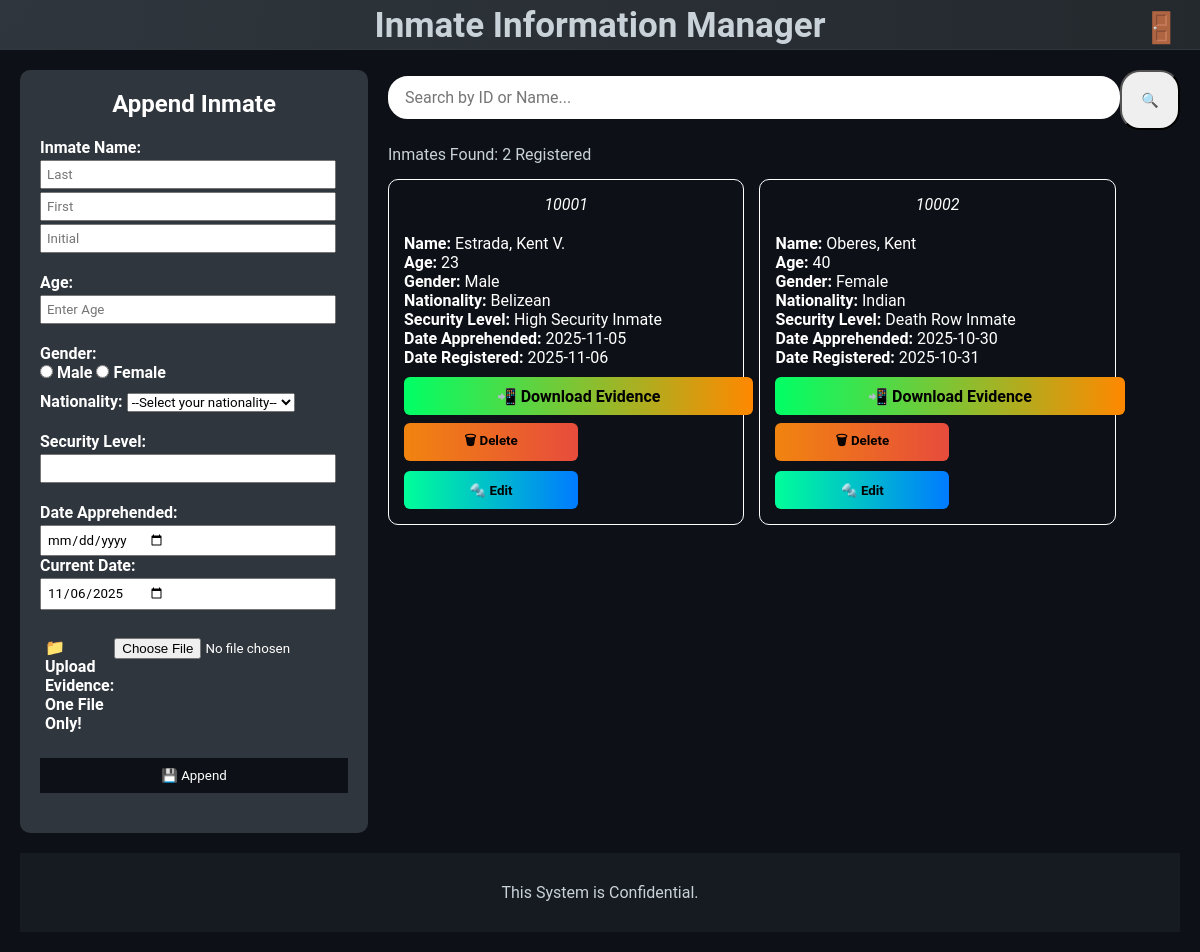
The page /dashboard (signed in) on the database its author committed.
### main.py (models this page shows)
class Inmate(db.Model):
    id = db.Column(db.Integer, primary_key=True)
    name = db.Column(db.String(150), nullable=False)
    age = db.Column(db.Integer, nullable=False)
    gender = db.Column(db.String(10), nullable=False)
    nationality = db.Column(db.String(50), nullable=False)
    security_level = db.Column(db.String(50), nullable=False)
    date_apprehended = db.Column(db.Date, nullable=True)
    date_added = db.Column(db.Date, default=datetime.utcnow)
    evidence_file = db.Column(db.String(150), nullable=True)

### main.py (the view, shortened to what this page needs)
@app.route('/dashboard', methods=['GET', 'POST'])
def dashboard():
    if 'username' not in session:
        return redirect(url_for('index'))
    inmates = Inmate.query.order_by(Inmate.date_added.desc()).all()
    return render_template('dashboard.html', posts=inmates, nationalities=nationalities)

### templates/dashboard.html (shortened to what this page needs)
{% extends "base.html" %}
{% block body %}
<div class="dashboard-container">
    <header>
        <h5>Inmate Information Manager</h5>
        <a href="{{ url_for('logout') }}" class="logout-link" title="Logout">🚪</a>
    </header>
    <div class="post-container">
        <section class="post-section">
            <h2 id="form-title">Append Inmate</h2>
            <div>
                <form action="{{ url_for('dashboard') }}" method="post" enctype="multipart/form-data" id="post-form">
                    <div class = "name">
                        <label>Inmate Name:</label>
                        <input name="last" placeholder="Last" required>
                        <input name="first" placeholder="First" required>
                        <input name="initial" placeholder="Initial" >
                    </div>
                    <div class = "age">
                    <label for="age">Age:</label>
                    <input type="number" id="age" name="age" min="18" max="120" required placeholder="Enter Age">
                    </div>
                    <label>Gender:</label>
                    <div class="radio-container">
                        <label><input type="radio" name="gender" value="Male" required> Male</label>
                        <label><input type="radio" name="gender" value="Female" required> Female</label>
                    </div>
                    <div class = "nationality">
                    <label for="nationality">Nationality: </label>
                    <select name="nationality" id="nationality" required>
                        <option value="">--Select your nationality--</option>
                    </select>
                    </div>
                    <div class="lvl">
                    <label for="security-level">Security Level:</label>
                    <input type="number" id="security-level" name="security_level" min="1" max="5" step="1" required>
                    </div>
                    <div class="date">
                    <label for="Apprehended">Date Apprehended:</label>
                    <input type="date" id="Apprehended" name="Apprehended">
                    <label for="current-date">Current Date:</label>
                    <input type="date" id="current-date" name="current_date">
                    </div>
                    <div class="upload-box">
                        <label for="fileInput">📁 Upload Evidence: One File Only!</label>
                            <input type="file" id="fileInput" name="evidence_file" required>
                    </div>
                    <input type="submit" value="💾 Append">
                </form>
            </div>
        </section>
        <div class="feed-wrapper">
        <form method="get" action="{{ url_for('search_inmates') }}" class="search-form">
            <input class="search-input" name="q" placeholder="Search by ID or Name..." value="{{ request.args.get('q','') }}">
            <button class="btn" type="submit">🔍</button>
        </form>
        <div>
            <p>Inmates Found: <span>{{ posts|length }}</span> Registered</p>
        </div>
        <section class="feed-section">
        {% for post in posts %}
            <div class="post">
                <div class="id"><p>{{ post.id }}</p></div>
                <p><strong>Name: </strong>
                    {% set parts = post.name.split() %}
                    {{ parts[0] }}, {{ ' '.join(parts[1:]) }}
                </p>
                <p><strong>Age: </strong>{{ post.age }}</p>
                <p><strong>Gender: </strong>{{ post.gender }}</p>
                <p><strong>Nationality: </strong>{{ post.nationality }}</p>
                <p><strong>Security Level: </strong>{{ post.security_level }}</p>
                <p><strong>Date Apprehended: </strong>{{ post.date_apprehended }}</p>
                <p><strong>Date Registered: </strong>{{ post.date_added }}</p>
                <div class="interact-btn">
                    {% if post.evidence_file %}
                    <div class="download-btn">
                        <a href="{{ url_for('static', filename='uploads/' ~ post.evidence_file) }}" target="_blank">
                            📲 Download Evidence</a>
                    </div>
                    {% endif %}
                    <div class="editdel-btn">
                        <div class="delete-btn">
                            <form action="{{ url_for('delete_inmate', inmate_id=post.id) }}" method="post">
                                <button type="submit" onclick="return confirm('Are you sure you want to delete this inmate?');">
                                    🗑 Delete</button>
                            </form>
                        </div>
                        <div class="edit-btn">
                            <form action="{{ url_for('edit_inmate', inmate_id=post.id) }}" method="get">
                                <button type="submit">🔩 Edit</button>
                            </form>
                        </div>
                    </div>
                </div>
            </div>
            {% else %}
            <p>No inmates yet.</p>
            {% endfor %}
        </section>
    </div>
    <footer>
        <div class="footer">
            This System is Confidential.
        </div>
    </footer>
</div>
{% endblock %}

### templates/base.html (shortened to what this page needs)
<!DOCTYPE html>
<html lang="en">
<head>
    <link rel="stylesheet" href="{{ url_for('static', filename='style.css') }}?v={{ now }}">
</head>
<body>
    {% block body %}{% endblock %}
</body>
</html>

### rows shown on the page
Inmate: id "10001", parts "Estrada", value "Kent V.", age "23", gender "Male", nationality "Belizean", security_level "High Security Inmate", date_apprehended "2025-11-05", date_added "2025-11-06"
Inmate: id "10002", parts "Oberes", value "Kent", age "40", gender "Female", nationality "Indian", security_level "Death Row Inmate", date_apprehended "2025-10-30", date_added "2025-10-31"

### other values the page prints
{{ posts|length }} "2"
